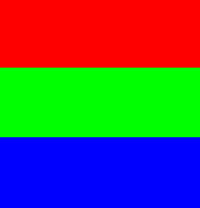
#> input picture Duc/Pic/color.png, 200 x 208 px, found by its file name
$ jupyter execute 04-color-spaces.ipynb
#> lines starting #> are read from the running program, lines starting #| are printed output that depends on the picture
## <div style="direction:rtl;text-align:right;font-family:B Lotus, B Nazanin, Tahoma">فضاهای رنگی در OpenCV</div>

[cell 1]
import matplotlib.pyplot as plt
import numpy as np
import cv2

[cell 2]
img = cv2.imread("./images/color.png")
#> img is the input picture: shape (208, 200, 3); mean B, G, R 86.8, 85.3, 82.9
b,g,r = cv2.split(img)
plt.imshow(r,cmap = 'gray')

[cell 3]
img = cv2.imread("./images/color.png")
b,g,r = cv2.split(img)

plt.figure(figsize = [20,5])
plt.subplot(141);plt.imshow(r,cmap='gray');plt.title("Red Channel");
plt.subplot(142);plt.imshow(g,cmap='gray');plt.title("Green Channel");
plt.subplot(143);plt.imshow(b,cmap='gray');plt.title("Blue Channel");


plt.subplot(144);plt.imshow(img[:,:,::-1]);plt.title("all channels");

[cell 4]
img = cv2.imread("./images/girl.jpg")
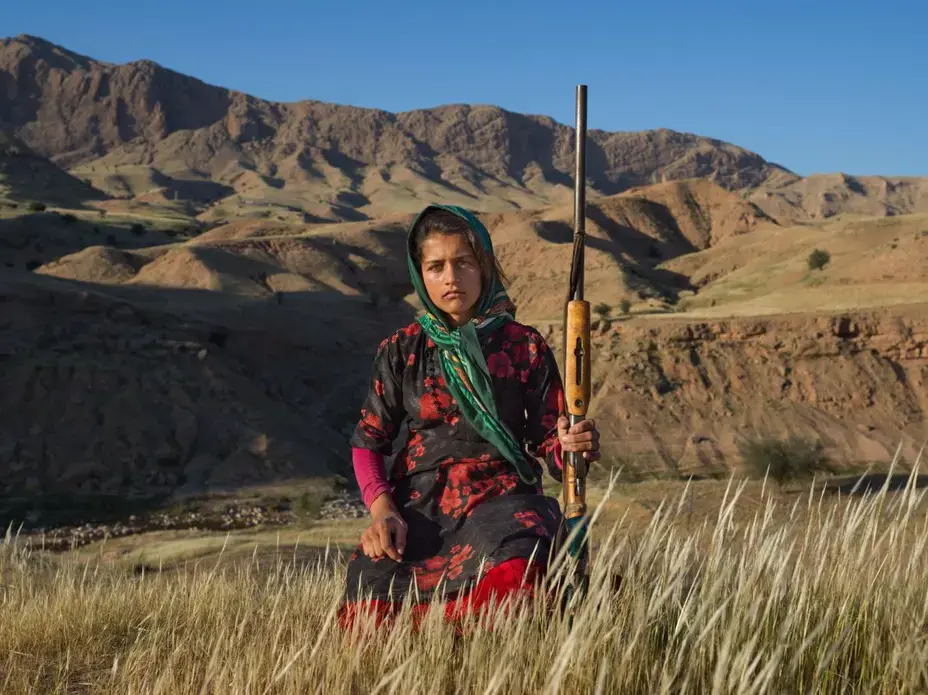
#> input picture Duc/Pic/girl.jpg, 928 x 695 px, found by its file name
#> img is the input picture: shape (695, 928, 3); mean B, G, R 86.1, 93.6, 97.9
b,g,r=cv2.split(img)
#> b: shape (695, 928)
#> g: shape (695, 928)
#> r: shape (695, 928)
# Show the channels
plt.figure(figsize=[20,5])
plt.subplot(141);plt.imshow(r,cmap='gray');plt.title("Red Channel");
plt.subplot(142);plt.imshow(g,cmap='gray');plt.title("Green Channel");
plt.subplot(143);plt.imshow(b,cmap='gray');plt.title("Blue Channel");

# Show the original image
plt.subplot(144);plt.imshow(img[:,:,::-1]);plt.title("all channels");

### merge channels to form an image

[cell 5]
merged = cv2.merge([b, g, r])

plt.imshow(merged[:,:,::-1]);plt.title("merged output");

[cell 6]
zeros = np.zeros_like(r, 'uint8')
zeros.shape
red = cv2.merge([zeros, zeros, r])
green = cv2.merge([zeros, g, zeros])
blue = cv2.merge([b, zeros, zeros])

# Show the channels
plt.figure(figsize=[20,5])
plt.subplot(141);plt.imshow(red[...,::-1],cmap='gray');plt.title("Red");
plt.subplot(142);plt.imshow(green[...,::-1],cmap='gray');plt.title("Green");
plt.subplot(143);plt.imshow(blue[...,::-1],cmap='gray');plt.title("Blue");

### Modifying individual Channel

[cell 7]
img = cv2.imread("./images/girl.jpg")
b,g,r = cv2.split(img)

modified_b = b+70
merged = cv2.merge([modified_b,g,r])
plt.figure(figsize=[20,5])
plt.subplot(141);plt.imshow(r,cmap='gray');plt.title("Red Channel");
plt.subplot(142);plt.imshow(g,cmap='gray');plt.title("Green Channel");
plt.subplot(143);plt.imshow(modified_b,cmap='gray');plt.title("Modified blue Channel");

# Show the original image
plt.subplot(144);plt.imshow(merged[:,:,::-1]);plt.title("modified image");

[cell 8]
modified_b = b.astype('int16') + 80
modified_b = np.minimum(modified_b, 255)
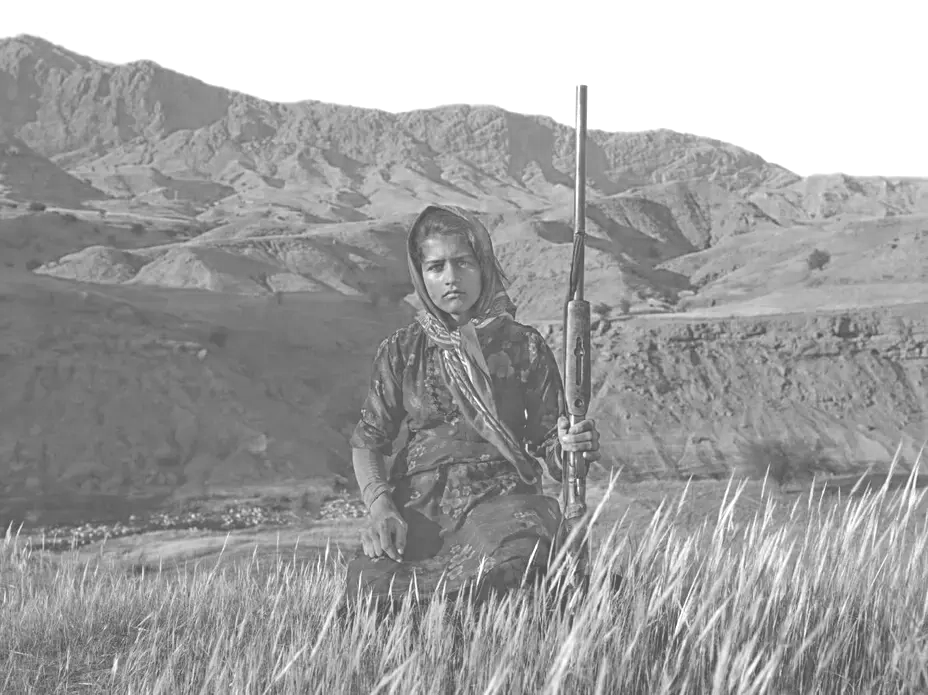
#> modified_b: shape (695, 928) int16; min 80, max 255, mean 162.6
modified_b = modified_b.astype('uint8')
merged = cv2.merge([modified_b, g, r])
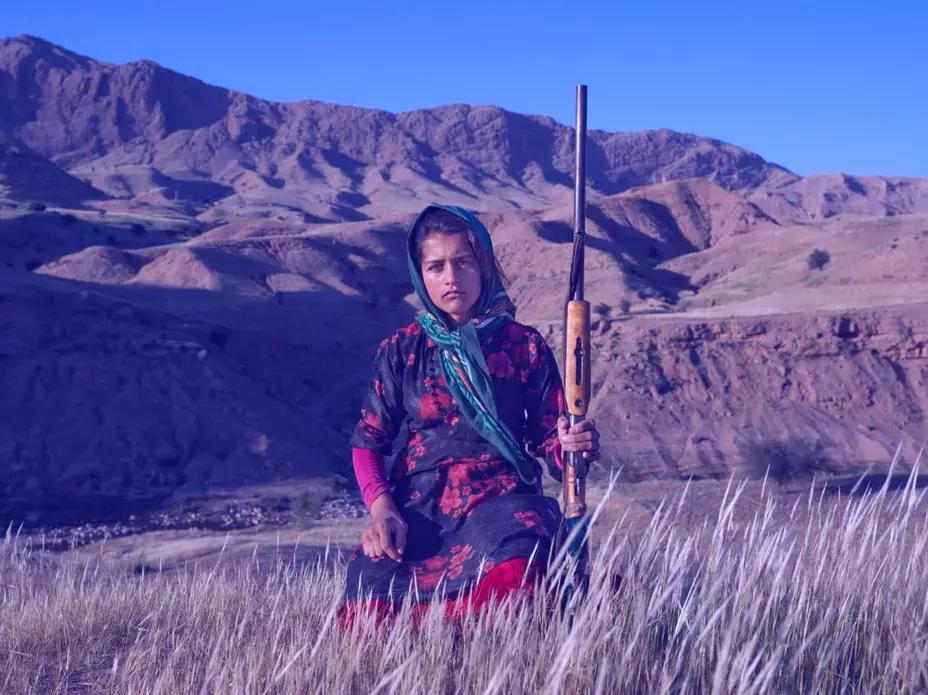
#> merged: shape (695, 928, 3); mean B, G, R 162.6, 93.6, 97.9
# Show the channels
plt.figure(figsize=[20,8])
plt.subplot(241);plt.imshow(r,cmap='gray');plt.title("Red Channel");
plt.subplot(242);plt.imshow(g,cmap='gray');plt.title("Green Channel");
plt.subplot(243);plt.imshow(b,cmap='gray');plt.title("original blue Channel");
plt.subplot(244);plt.imshow(img[:,:,::-1]);plt.title("original image");

# Show the modified channel and image
plt.subplot(247);plt.imshow(modified_b,cmap='gray');plt.title("Modified blue Channel");
plt.subplot(248);plt.imshow(merged[:,:,::-1]);plt.title("modified image");

[cell 9]
# Split the image into the B,G,R components
img = cv2.imread("./images/girl.jpg")
b,g,r = cv2.split(img)

# Let's re-make the original image,
modified_b == cv2.add(b, 100)
merged = cv2.merge([modified_b, g, r])
# Show the channels
plt.figure(figsize=[20,5])
plt.subplot(141);plt.imshow(r,cmap='gray');plt.title("Red Channel");
plt.subplot(142);plt.imshow(g,cmap='gray');plt.title("Green Channel");
plt.subplot(143);plt.imshow(modified_b,cmap='gray');plt.title("Modified blue Channel");

# Show the original image
plt.subplot(144);plt.imshow(merged[:,:,::-1]);plt.title("modified image");

[cell 10]
#H: 0 - 180, S: 0 - 255, V: 0 - 255

img = cv2.imread('./images/girl.jpg')
hsv_image = cv2.cvtColor(img,cv2.COLOR_BGR2HSV)
#> hsv_image: shape (695, 928, 3); mean H, S, V 55.3, 97.7, 117.1

cv2.imshow('HSV', hsv_image)
cv2.imshow('Hue channel', hsv_image[:, :, 0])
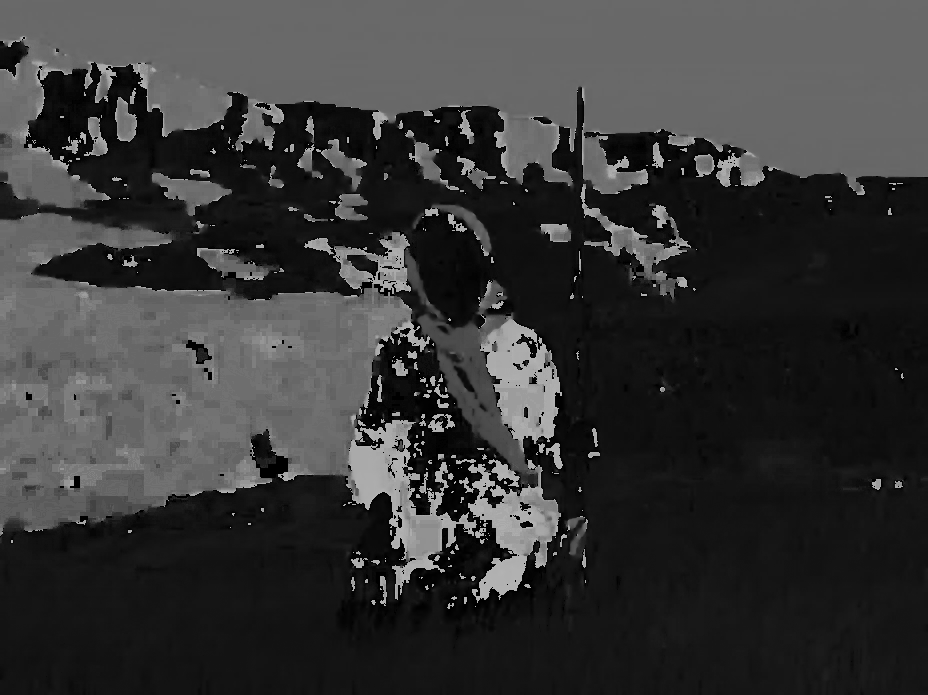
#> window 'Hue channel': shape (695, 928); min 0, max 179, mean 55.3
cv2.imshow('Saturation channel', hsv_image[:, :, 1])
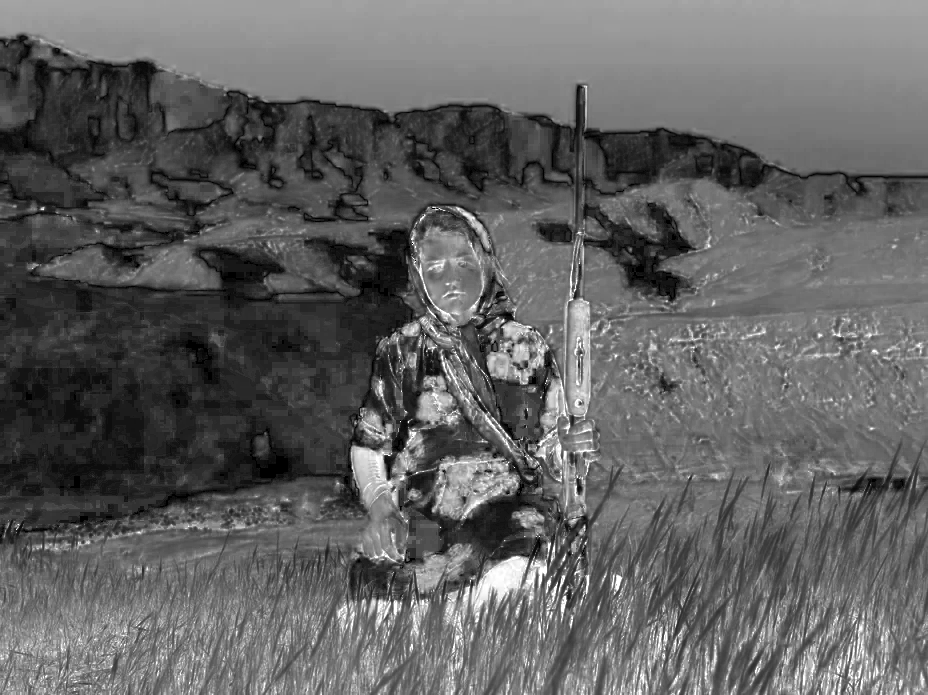
#> window 'Saturation channel': shape (695, 928); min 0, max 255, mean 97.7
cv2.imshow('Value channel', hsv_image[:, :, 2])
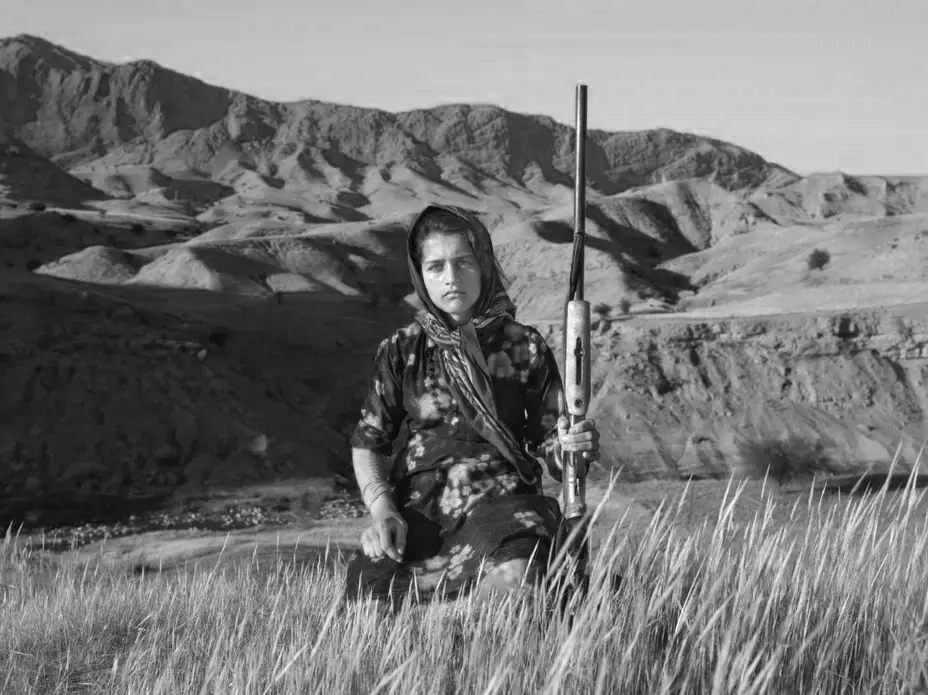
#> window 'Value channel': shape (695, 928); min 0, max 255, mean 117.1

cv2.waitKey()
cv2.destroyAllWindows()

[cell 11]
# Show the channels
plt.figure(figsize=[20,5])
plt.subplot(131);plt.imshow(hsv_image[:, :, 0],cmap='gray');plt.title("Hue Channel");
plt.subplot(132);plt.imshow(hsv_image[:, :, 1],cmap='gray');plt.title("Saturation Channel");
plt.subplot(133);plt.imshow(hsv_image[:, :, 2],cmap='gray');plt.title("Value Channel");

[cell 12]
saturated_image = cv2.merge([hsv_image[:, :, 0], cv2.add(hsv_image[:, :, 1], 50), hsv_image[:, :, 2]])
#> saturated_image: shape (695, 928, 3); mean H, S, V 55.3, 147.3, 117.1
saturated_image = cv2.cvtColor(saturated_image, cv2.COLOR_HSV2BGR)
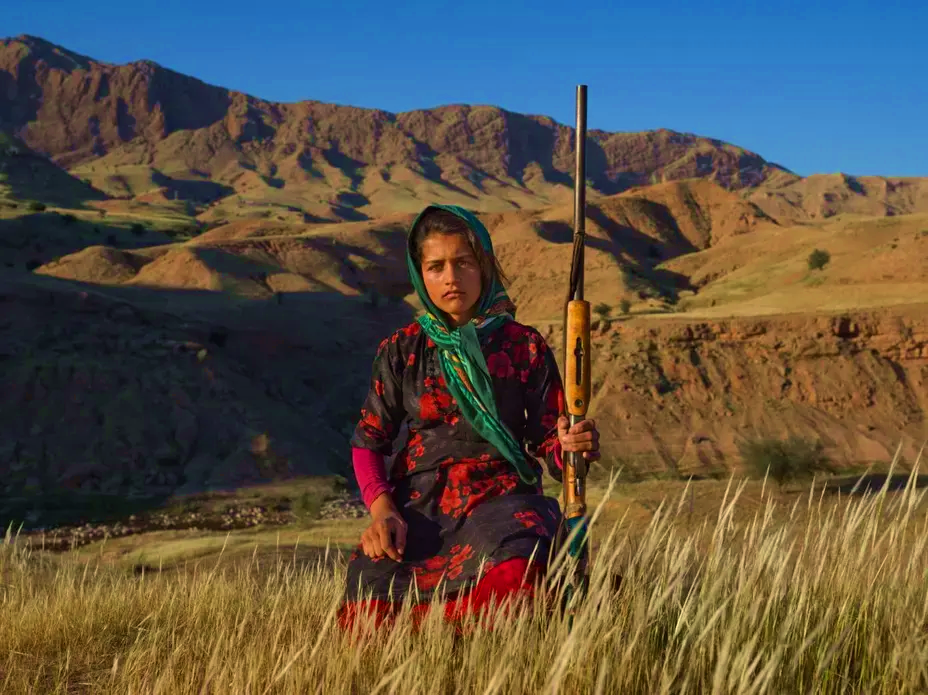
#> saturated_image: shape (695, 928, 3); mean B, G, R 70.9, 82.5, 89.9
plt.figure(figsize=[12,5])

plt.subplot(121)
plt.imshow(saturated_image[...,::-1])
plt.title('saturated image')

plt.subplot(122)
plt.imshow(img[...,::-1])
plt.title('original image')
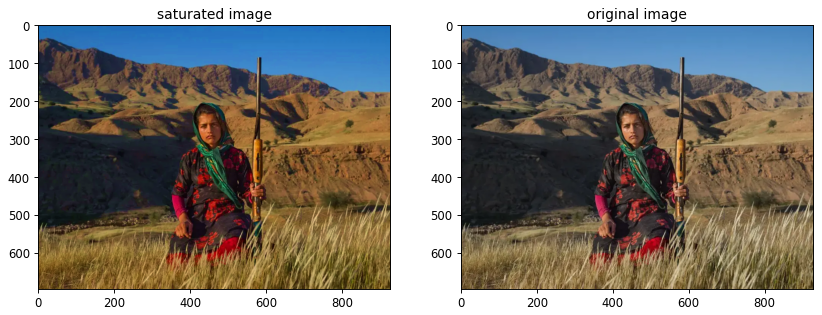
#> figure drawn by matplotlib, 2 panels
